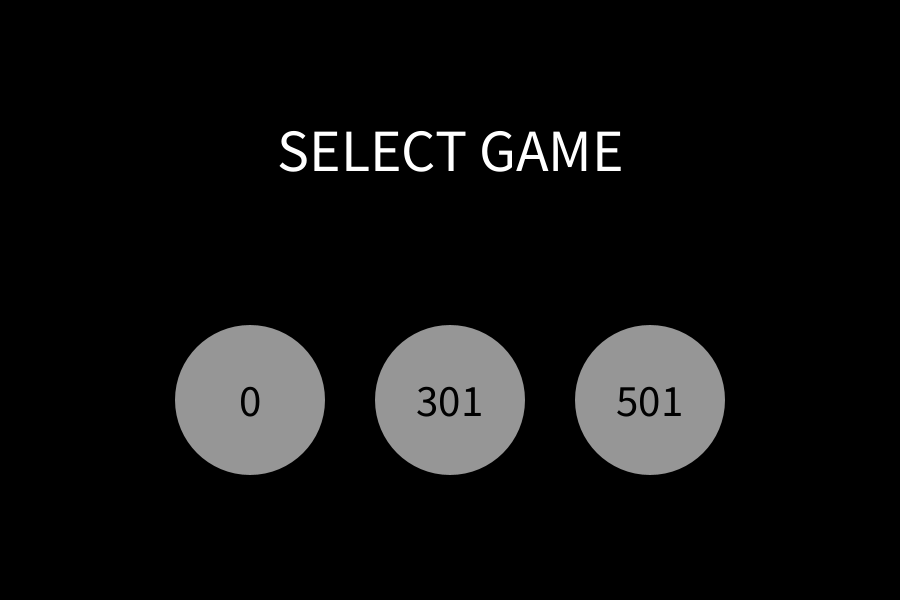
Frame 1 (no input)
Frame 60 (the mouse pressed at the canvas centre just before this capture): identical to frame 1, image omitted
Frame 120 (the mouse held since frame 60 and released just before this capture): identical to frame 1, image omitted

The Processing sketch that drew this single still picture (run headless with seeded random() and noise(); from frame 60 on, the mouse is pressed at the canvas centre):

// Processing sketch: simpleDartsCounter
// ── simpleDartsCounter.pde
// SimpleDartsCounter (ver1.0)
// © 2019 Yota Nakamura

import java.util.Arrays;

Mode mode;
SelectGame selectGame;
SelectPlayer selectPlayer;
SelectReturn selectReturn;
GameCU gameCU;
Game301 game301;
Game501 game501;
Editor editor;

boolean DEBUG_MODE = false;

enum Mode {
  SelectGame,
  SelectPlayer,
  SelectReturn,
  GameCU,
  Game301,
  Game501,
  Editor
}

void setup() {
  
  if (DEBUG_MODE) {
    println("<<Debug Mode>> setup");
  } else {
    println("<<Run Mode>> setup");
  }
  
  size(900, 600);
  textAlign(CENTER, CENTER);
  ellipseMode(CENTER);
  textSize(40);
  frameRate(60);
  noStroke();
  
  mode = Mode.SelectGame;
  selectGame = new SelectGame();
  
}

void draw() {
  
  if (DEBUG_MODE) {
    println("<<Debug Mode>> draw");
    
    testGame01();
    
    println("All tests passed!");
    exit();
  } else {
    println("<<Run Mode>> draw");
    
    background(0);
  
    switch (mode) {
      case SelectGame:
        selectGame.draw();
        break;
      case SelectPlayer:
        selectPlayer.draw();
        break;
      case SelectReturn:
        selectReturn.draw();
        break;
      case GameCU:
        gameCU.draw();
        break;
      case Game301:
        game301.draw();
        break;
      case Game501:
        game501.draw();
        break;
      case Editor:
        editor.draw();
        break;
      default:
        break;
    }
  }
  
  //println(mode);
  
}

// ── Button.pde
class Button {
  
  float x, y, size, nowSize;
  int number;
  color fillColor, textColor;
  Mode next;
  
  Button(float x, float y, float size, int number, color fillColor, color textColor, Mode next) {
    this.x = x;
    this.y = y;
    this.size = size;
    this.nowSize = size;
    this.number = number;
    this.fillColor = fillColor;
    this.textColor = textColor;
    this.next = next;
  }
  
  // ボタン上にマウスが乗っていればtrue(三平方の定理)
  boolean judgeMouse() {
    return pow(mouseX-x, 2) + pow(mouseY-y, 2) < pow(size/2, 2);
  }
  
  void toNext() {
    mode = next;
  }
  
  void draw() {
    fill(fillColor);
    // マウスカーソルが乗ると明るく大きくなり，離れると戻る
    // 押すと少し小さくなる（沈む）
    if (mousePressed) {
      if (judgeMouse()) {
        ellipse(x, y, nowSize*0.9, nowSize*0.9);
        fill(0, 100);
        ellipse(x, y, nowSize*0.9, nowSize*0.9);
      } else {
        fill(fillColor);
        ellipse(x, y, nowSize, nowSize);
      }
    } else {
      if (judgeMouse()) {
        if (nowSize < size+20) nowSize += 4;
        fill(255);
        ellipse(x, y, nowSize, nowSize);
      } else {
        if (size < nowSize) nowSize -= 4;
        ellipse(x, y, nowSize, nowSize);
      }
    }
    // ボタン名をボタンの中心に表示
    fill(textColor);
    text(number, x, y);
  }
  
}

// ── Editor.pde
class Editor {
  
  String[] inputScore;
  int nowIndex;
  int nowPlayer;
  int allPlayer;
  int winner;
  boolean isPlaying;
  boolean isUpdated;
  boolean isError;
  ArrayList<Integer> playerScores;
  
  Editor(int allPlayer) {
    inputScore = new String[] {"", "", ""};
    nowIndex = 0;
    nowPlayer = 0;
    this.allPlayer = allPlayer;
    isPlaying = true;
    isUpdated = false;
    playerScores = new ArrayList<Integer>();
    for (int i = 0; i < allPlayer; i++) playerScores.add(501);
  }
  
  void addNum(char num) {
    if (isUpdated) return;
    // エラー直後の修正では初めから入力
    if (isError) resetNum();
    // 4桁目は入力させない
    if (2 < nowIndex) return;
    // "0"から始まった時，"00"のように0を重複させない
    if (0 < nowIndex && inputScore[0].equals("0")) return;
    
    inputScore[nowIndex] = String.valueOf(num);
    if (nowIndex <= 2) nowIndex++;
  }
  
  void deleteNum() {
    if (isUpdated) return;
    if (0 < nowIndex) {
      inputScore[nowIndex-1] = "";
      nowIndex--;
    }
  }
  
  void resetNum() {
    inputScore = new String[] {"", "", ""};
    nowIndex = 0;
    isError = false;
  }
  
  boolean updateScore() {
    // スコア未入力の時
    if (inputScore[0].isEmpty()) {
      isError = true;
      return false;
    }
    // 現在のスコアから入力したスコアを引く
    ArrayList<Integer> nums = new ArrayList<Integer>();
    // スコア入力は1桁ごとのStringだったのでint型にする
    for (int i = 0; i <= 2; i++) {
      if (inputScore[i].isEmpty()) break; //<>//
      nums.add(parseInt(inputScore[i])); //<>//
    } //<>//
    // 一つの数字にする
    int roundScore; //<>//
    switch (nums.size()) { //<>//
      case 1:
        roundScore = nums.get(0);
        break;
      case 2:
        roundScore = nums.get(0)*10 + nums.get(1);
        break;
      case 3:
        roundScore = nums.get(0)*100 + nums.get(1)*10 + nums.get(2);
        break;
      default:
        return false;
    }
    // 3本で180点を超えることは不可能だからエラー
    if (180 < roundScore) {
      isError = true;
      return false;
    } else {
      isError = false;
      int newScore = playerScores.get(nowPlayer) - roundScore;
      if (newScore < 0) return true;
      playerScores.set(nowPlayer, newScore);
      if (newScore == 0) {
        winner = nowPlayer;
        isPlaying = false;
      }
      return true;
    }
  }
  
  void changePlayer() {
    if (nowPlayer+1 == allPlayer) {
      nowPlayer = 0;
    } else {
      nowPlayer++;
    }
  }
  
  void drawRoundScore() {
    String score = "";
    for (String s: inputScore) {
      if (s.isEmpty()) break;
      score += s;
    }
    // スコア未入力のとき「Score」と表示し，エラー時は赤表示
    if (score.isEmpty()) {
      if (isError) {
        fill(255, 0, 0);
        text("Score", width*(nowPlayer*2+1)/(allPlayer*2), 450);
      } else {
        if (!isPlaying) {
          fill(255, 255, 0);
          text("Winner", width*(nowPlayer*2+1)/(allPlayer*2), 450);
        } else {
          fill(100);
          text("Score", width*(nowPlayer*2+1)/(allPlayer*2), 450);
        }
      }
    } else {
      if (isError) {
        fill(255, 0, 0);
      } else {
        fill(255);
      }
      text(score, width*(nowPlayer*2+1)/(allPlayer*2), 450);
    }
  }
  
  void draw() {
    // 現在のプレイヤーの背景のみ緑で，入力したスコアを下部に表示
    // ゲーム終了時の勝者は赤
    if (isPlaying) {
      fill(0, 50, 0);
    } else {
      fill(100, 0, 0);
    }
    rect(nowPlayer*(width/allPlayer), 40, width/allPlayer, height-40);
    drawRoundScore();
    // 各プレイヤーの持ち点表示
    fill(255);
    for (int i = 0; i < allPlayer; i++) text(playerScores.get(i), width*(i*2+1)/(allPlayer*2), 300);
  }
}

// ── Game301.pde
class Game301 extends GameClass {
  
  ArrayList<Button> buttons;
  
  Game301(int player) {
    super(player, 10, 301, 50, "301");
    buttons = new ArrayList<Button>();
  }
  
  boolean isFinish() {
    return playerScores[nowPlayer] == 0 || (nowRound == allRound && nowPlayer+1 == allPlayer);
  }
  
  int judgeWinner() {
    int win = 0;
    for (int i = 1; i < playerScores.length; i++) {
      if (playerScores[i] < playerScores[winner]) win = i;
    }
    return win;
  }
  
  boolean isScoreUpdated() {
    setError(inputScore[0].isEmpty() || 181 <= convertToIntScore(inputScore));
    if (isError) return false;
    // Bustしないときだけ点数更新
    int roundScore = convertToIntScore(inputScore);
    if (!isBust(roundScore)) playerScores[nowPlayer] -= roundScore;
    return true;
  }
  
  void draw() {
    super.draw();
    for (Button b: buttons) b.draw();
  }
  
}

// ── Game501.pde
class Game501 extends GameClass {
  
  ArrayList<Button> buttons;
  
  Game501(int player) {
    super(player, 15, 501, 50, "501");
    buttons = new ArrayList<Button>();
  }
  
  boolean isFinish() {
    return playerScores[nowPlayer] == 0 || (nowRound == allRound && nowPlayer+1 == allPlayer);
  }
  
  int judgeWinner() {
    int win = 0;
    for (int i = 1; i < playerScores.length; i++) {
      if (playerScores[i] < playerScores[winner]) win = i;
    }
    return win;
  }
  
  boolean isScoreUpdated() {
    setError(inputScore[0].isEmpty() || 181 <= convertToIntScore(inputScore));
    if (isError) return false;
    // Bustしないときだけ点数更新
    int roundScore = convertToIntScore(inputScore);
    if (!isBust(roundScore)) playerScores[nowPlayer] -= roundScore;
    return true;
  }
  
  void draw() {
    super.draw();
    textSize(40);
    for (Button b: buttons) b.draw();
  }
  
}

// ── GameCU.pde
class GameCU extends GameClass {
  
  ArrayList<Button> buttons;
  
  GameCU(int player) {
    super(player, 8, 0, 50, "COUNT-UP");
    buttons = new ArrayList<Button>();
  }
  
  boolean isFinish() {
    return playerScores[nowPlayer] == 800 || nowRound == allRound;  // 本来は最終プレイヤーの8ラウンドが終了した時点
  }
  
  int judgeWinner() {
    return max(playerScores);
  }
  
  boolean isScoreUpdated() {
    setError(inputScore[0].isEmpty() || 181 <= convertToIntScore(inputScore));
    if (isError) return false;
    playerScores[nowPlayer] += convertToIntScore(inputScore);
    return true;
  }
  
  void draw() {
    super.draw();
    for (Button b: buttons) b.draw();
  }
  
}

// ── GameClass.pde
// ゲームを作成するときは，このクラスを継承する
abstract class GameClass {
  
  float topBarHeight;  // ゲーム名表示するトップバーの高さ
  String gameName;  // トップバーに表示するゲーム名
  
  int[] playerScores;  // 全プレイヤーの点数
  String[] inputScore;  // 入力された点数（各桁ずつ）
  int nowIndex;  // 入力欄の何桁目に入力するかを示すindex
  
  int nowPlayer;  // 点数入力ができるプレイヤーの番号
  int allPlayer;  // 全プレイヤーの人数
  int winner;  // ゲームに勝ったプレイヤーの番号
  
  int allRound;
  int nowRound;
  
  boolean isPlaying;  // ゲーム中か
  boolean isUpdated;  // スコア更新したか
  boolean isError;  // エラーが起きているか
  
  GameClass(int allPlayer, int allRound, int score, float topBarHeight, String gameName) {
    this.allPlayer = allPlayer;
    this.allRound = allRound;
    playerScores = new int[allPlayer];
    for (int i = 0; i < playerScores.length; i++) playerScores[i] = score;
    this.topBarHeight = topBarHeight;
    this.gameName = gameName;
    
    inputScore = new String[] {"", "", ""};
    nowIndex = 0;
    nowPlayer = 0;
    winner = 0;
    nowRound = 1;
    isPlaying = true;
    isUpdated = false;
  }
  
  // マウスクリックしたときに呼ばれ，カーソルが乗っているボタンがあれば返す
  Button selectingButton(ArrayList<Button> buttons) {
    for (Button b: buttons) {
      if (b.judgeMouse()) return b;
    }
    return null;
  }
  
  // 入力中，数字キーが押されたときに数字(String型)を追加する処理
  void addInput(String inputStr) {
    // エラー直後の修正では入力内容とエラーをリセット
    if (isError) resetInput();
    // 最大でも180点だから，4桁目は入力させない
    if (2 < nowIndex) return;
    // "0"から始まったら，以後"00"のように0を重複させない
    if (0 < nowIndex && inputScore[0].equals("0")) return;
    
    inputScore[nowIndex] = inputStr;
    nowIndex++;
  }
  
  // 入力中，BACKSPACEで1文字だけ消すときの処理
  void deleteInput() {
    if (0 < nowIndex) {
      inputScore[nowIndex-1] = "";
      nowIndex--;
    }
  }
  
  // プレイヤーが変わるときとエラーで入力し直すときに，入力していたスコアとエラーをリセット
  void resetInput() {
    inputScore = new String[] {"", "", ""};
    nowIndex = 0;
    isError = false;
  }
  
  // 各桁Stringで格納されているのを一つの整数値に変換(例: {"1","8","0"} -> 180)
  int convertToIntScore(String[] inputScore) {
    // 各桁intにしてArrayListに格納
    ArrayList<Integer> nums = new ArrayList<Integer>();
    for (int i = 0; i <= 2; i++) {
      if (inputScore[i].isEmpty()) break;
      nums.add(parseInt(inputScore[i]));
    }
    
    // 桁数に応じて，各桁に掛ける値を変える
    int score = 0;
    int numsSize = nums.size();
    for (int i = 0; i < numsSize; i++) {
      score += nums.get(i) * (int)pow(10, numsSize-(i+1));
    }
    return score;
  }
  
  // ENTERが押されたとき，入力されたスコアを使って更新
  void judgeScoreError() {
    // スコア未入力の時
    setError(inputScore[0].isEmpty() || 181 <= convertToIntScore(inputScore));
  }
  
  // Bustする点数か(01のみ呼び出せるようにする必要がある)
  boolean isBust(int roundScore) {
    int newScore = playerScores[nowPlayer] - roundScore;
    return newScore < 0;
  }
  
  // スコアの更新をし，更新できたか返す
  abstract boolean isScoreUpdated();
  
  // ゲームの終了条件を満たしているか
  abstract boolean isFinish();
  
  // ゲーム勝者の番号
  abstract int judgeWinner();
  
  // ゲーム終了時に呼ぶ
  void terminateGame() {
    winner = judgeWinner();
    isPlaying = false;
  }
  
  // エラー判定とエラー状態の更新
  void setError(boolean isError) {
    this.isError = isError;
  }
  
  void incrementRound() {
    nowRound++;
  }
  
  // プレイヤー交代時に呼ぶ
  void changePlayer() {
    if (isFinish()) {
      terminateGame();
      return;
    }
    if (nowPlayer == allPlayer-1) {
      nowPlayer = 0;
      incrementRound();
    } else {
      nowPlayer++;
    }
  }
  
  // 点数入力部分の描画
  void drawInputScore() {
    String score = "";
    for (String s: inputScore) {
      if (s.isEmpty()) break;
      score += s;
    }
    // スコア未入力時「Score」，勝者「Winner」表示
    if (score.isEmpty()) {
      // エラー時赤表示
      if (isError) {
        fill(255, 0, 0);
        text("Score", width*(nowPlayer*2+1)/(allPlayer*2), 450);
      } else {
        // ゲーム中は通常表示，終了時は勝者にWinner表示
        if (isPlaying) {
          fill(150);
          text("Score", width*(nowPlayer*2+1)/(allPlayer*2), 450);
        } else {
          fill(50);
          text("Winner", width*(winner*2+1)/(allPlayer*2), 450);
        }
      }
    } else {  // スコア入力中
      if (isError) {
        fill(255, 0, 0);
      } else {
        fill(150);
      }
      text(score, width*(nowPlayer*2+1)/(allPlayer*2), 450);
    }
  }
  
  // 各プレイヤーの持ち点表示
  void drawPlayerScore() {
    for (int i = 0; i < allPlayer; i++) {
      if (isPlaying) {
        if (i == nowPlayer) {
          fill(0);
        } else {
          fill(255);
        }
      } else {
        if (i == winner) {
          fill(0);
        } else {
          fill(255);
        }
      }
      text(playerScores[i], width*(i*2+1)/(allPlayer*2), 300);
    }
  }
  
  void drawPlayerBack() {
    // 現在のプレイヤーの背景のみ白で，入力したスコアを下部に表示
    // ゲーム終了時の勝者は緑
    if (isPlaying) {
      fill(255);
      rect(nowPlayer*(width/allPlayer), topBarHeight, width/allPlayer, height-topBarHeight);
    } else {
      fill(150, 255, 0);
      rect(winner*(width/allPlayer), topBarHeight, width/allPlayer, height-topBarHeight);
    }
  }
  
  void drawTopBar() {
    // トップバーの描画
    fill(50);
    rect(0, 0, width, topBarHeight);
    fill(255);
    text(gameName, width/2, topBarHeight/2);
    text("ROUND " + nowRound + "/" + allRound, 150, topBarHeight/2);
  }
  
  void draw() {
    drawTopBar();
    drawPlayerBack();
    drawPlayerScore();
    drawInputScore();
  }
  
}

// ── SelectClass.pde
abstract class SelectClass {
  
  SelectClass() {
  }
  
  Button selectingButton(ArrayList<Button> buttons) {
    for (Button b: buttons) {
      if (b.judgeMouse()) return b;
    }
    return null;
  }
  
  void draw() {
  }
  
}

// ── SelectGame.pde
class SelectGame extends SelectClass {
  
  ArrayList<Button> buttons;
  
  SelectGame() {
    super();
    buttons = new ArrayList<Button>();
    color fillColor = color(150);
    color textColor = color(0);
    buttons.add(new Button(250, 400, 150, 0, fillColor, textColor, Mode.GameCU));
    buttons.add(new Button(450, 400, 150, 301, fillColor, textColor, Mode.Game301));
    buttons.add(new Button(650, 400, 150, 501, fillColor, textColor, Mode.Game501));
  }
  
  void draw() {
    super.draw();
    fill(255);
    textSize(60);
    text("SELECT GAME", width/2, 150);
    textSize(45);
    for (Button b: buttons) b.draw();
  }
  
}

// ── SelectPlayer.pde
class SelectPlayer extends SelectClass {
  
  ArrayList<Button> buttons;
  Mode next;
  
  SelectPlayer(Mode next) {
    super();
    this.next = next;
    buttons = new ArrayList<Button>();
    color buttonColor = color(150);
    buttons.add(new Button(150, 400, 150, 1, buttonColor, color(0), next));
    buttons.add(new Button(350, 400, 150, 2, buttonColor, color(0), next));
    buttons.add(new Button(550, 400, 150, 3, buttonColor, color(0), next));
    buttons.add(new Button(750, 400, 150, 4, buttonColor, color(0), next));
  }
  
  void draw() {
    super.draw();
    fill(255);
    text("SELECT PLAYER", width/2, 150);
    for (Button b: buttons) b.draw();
  }
  
}

// ── SelectReturn.pde
class SelectReturn extends SelectClass {
  
  ArrayList<Button> buttons;
  
  SelectReturn() {
    super();
    buttons = new ArrayList<Button>();
    buttons.add(new Button(450, 400, 150, 0, color(0, 150, 0), color(255), Mode.SelectPlayer));
  }
  
  void draw() {
    super.draw();
    fill(255);
    text("SELECT RETURN", width/2, 150);
    for (Button b: buttons) b.draw();
  }
  
}

// ── Test.pde
void testGame01() {
  final int[] games = new int[] {301, 501};
  
  for (int game = 0; game < games.length; game++) {
    final int score = games[game];
    
    for (int gp = 1; gp <= 4; gp++) {
      println("----------------------------------------");
      
      // 変数初期化のテスト(Constructor(int))
      GameClass g;
      if (score == 301) {
        g = new Game301(gp);
      } else {
        g = new Game501(gp);
      }
      
      assert g.topBarHeight == 50 : "Error";
      assert g.gameName.equals(String.valueOf(score)) : "Error";
      assert g.playerScores.length == gp : "Error";
      for (int i: g.playerScores) assert i == score : "Error";
      assert g.inputScore.length == 3 : "Error";
      for (String s: g.inputScore) assert s.isEmpty() : "Error";
      assert g.nowIndex == 0 : "Error";
      assert g.nowPlayer == 0 : "Error";
      assert g.allPlayer == gp : "Error";
      assert g.winner == 0 : "Error";
      if (score == 301) {
        assert g.allRound == 10 : "Error";
      } else {
        assert g.allRound == 15 : "Error";
      }
      assert g.nowRound == 1 : "Error";
      assert g.isPlaying == true : "Error";
      assert g.isUpdated == false : "Error";
      assert g.isError == false : "Error";
      println("[Game301] Passed!: Constructor");
      
      // スコア変換のテスト(convertToIntScore(String[]) -> int)
      assert g.convertToIntScore(new String[] {"0", "", ""}) == 0 : "Error";
      assert g.convertToIntScore(new String[] {"1", "", ""}) == 1 : "Error";
      assert g.convertToIntScore(new String[] {"1", "8", ""}) == 18 : "Error";
      assert g.convertToIntScore(new String[] {"1", "8", "0"}) == 180 : "Error";
      assert g.convertToIntScore(new String[] {"1", "8", "1"}) == 181 : "Error";
      assert g.convertToIntScore(new String[] {"9", "9", "9"}) == 999 : "Error";
      println("[Game" + score + "] Passed!: convertToIntScore(String[]) -> int");
      
      // Bust判定関数のテスト(isBust(int) -> boolean)
      g.playerScores[0] = 150;
      assert g.isBust(151) == true : "Error";
      assert g.isBust(150) == false : "Error";
      println("[Game" + score + "] Passed!: isBust(int) -> boolean");
      
      // スコア反映のテスト(updateScore() -> boolean)
      g.playerScores[g.nowPlayer] = 150;
      g.deleteInput();
      g.inputScore = new String[] {"", "", ""};
      assert g.isScoreUpdated() == false : "Error";
      g.deleteInput();
      g.inputScore = new String[] {"1", "8", "1"};
      assert g.isScoreUpdated() == false : "Error";
      g.deleteInput();
      g.inputScore = new String[] {"1", "0", "0"};
      assert g.isScoreUpdated() == true : "Error";
      println("[Game" + score + "] Passed!: isScoreUpdated() -> boolean");
      
      // プレイヤー交代時に呼ぶ(changePlayer() -> void)
      int np = g.nowPlayer;
      if (g.allPlayer == 1 || np+1 == g.allPlayer) {
        g.changePlayer();
        assert g.nowPlayer == 0 : "Error";
      } else {
        g.changePlayer();
        assert np == g.nowPlayer-1 : "Error";
      }
      println("[Game" + score + "] Passed!: changePlayer() -> void");
      
      // 終了条件のテスト(isFinish() -> boolean)
      g.playerScores[g.nowPlayer] = 0;
      assert g.isFinish() == true : "Error";
      println("[Game" + score + "] Passed!: isFinish() -> boolean");
      
      // ゲームに勝ったプレイヤーの判定(judgeWinner() -> int)
      assert g.judgeWinner() == g.nowPlayer : "Error";
      println("[Game" + score + "] Passed!: judgeWinner() -> int");
      
      // ゲームに終了時の処理(terminateGame() -> void)
      g.terminateGame();
      assert g.isPlaying == false : "Error";
      println("[Game" + score + "] Passed!: terminateGame() -> void");
      
      // 数字入力(addInput(String) -> void)
      g.inputScore = new String[] {"", "", ""};
      g.addInput(String.valueOf('1'));
      assert Arrays.equals(g.inputScore, new String[] {"1", "", ""}) : "Error";
      g.addInput(String.valueOf('8'));
      assert Arrays.equals(g.inputScore, new String[] {"1", "8", ""}) : "Error";
      g.addInput(String.valueOf('0'));
      assert Arrays.equals(g.inputScore, new String[] {"1", "8", "0"}) : "Error";
      g.addInput(String.valueOf('9'));
      assert Arrays.equals(g.inputScore, new String[] {"1", "8", "0"}) : "Error";
      println("[Game" + score + "] Passed!: addInput(String) -> void");
      
      // 数字1文字消去(deleteInput() -> void)
      g.deleteInput();
      assert Arrays.equals(g.inputScore, new String[] {"1", "8", ""}) : "Error";
      g.deleteInput();
      assert Arrays.equals(g.inputScore, new String[] {"1", "", ""}) : "Error";
      g.deleteInput();
      assert Arrays.equals(g.inputScore, new String[] {"", "", ""}) : "Error";
      g.deleteInput();
      assert Arrays.equals(g.inputScore, new String[] {"", "", ""}) : "Error";
      println("[Game" + score + "] Passed!: deleteInput() -> void");
      
      // 数字1文字消去(resetInput() -> void)
      g.inputScore = new String[] {"1", "8", "0"};
      g.resetInput();
      assert Arrays.equals(g.inputScore, new String[] {"", "", ""}) : "Error";
      println("[Game" + score + "] Passed!: resetInput() -> void");
      
      // エラー修正時のテスト
      g.inputScore = new String[] {"1", "8", "1"};
      g.isScoreUpdated();
      assert g.isError == true : "Error";
      
      println("[Game" + score + "] Passed!: Case " + gp + " player(s)");;
    }
  }
}

// ── keyEvent.pde
void keyTyped() {
  switch (mode) {
    case Game301:
      if (game301.isPlaying) {
        switch (key) {
          case '0':
          case '1':
          case '2':
          case '3':
          case '4':
          case '5':
          case '6':
          case '7':
          case '8':
          case '9':
            game301.addInput(String.valueOf(key));
            break;
          case BACKSPACE:
            game301.deleteInput();
            break;
          case ENTER:
            if (game301.isScoreUpdated()) {
              game301.resetInput();
              game301.changePlayer();
            }
            break; //<>//
          default:
            break;
        }
      } else {
        if (key == ENTER) game301 = new Game301(game301.allPlayer);
      }
    case Game501:
      if (game501.isPlaying) {
        switch (key) {
          case '0':
          case '1':
          case '2':
          case '3':
          case '4':
          case '5':
          case '6':
          case '7':
          case '8':
          case '9':
            game501.addInput(String.valueOf(key));
            break;
          case BACKSPACE:
            game501.deleteInput();
            break;
          case ENTER:
            if (game501.isScoreUpdated()) {
              game501.resetInput();
              if (game501.isFinish()) {
                game501.terminateGame();
              } else {
                game501.changePlayer();
              }
            }
            break;
          default:
            break;
        }
      } else {
        if (key == ENTER) game501 = new Game501(game501.allPlayer);
      }
    default:
      break;
  }
}

void keyReleased() {
  if (mode == Mode.Game501) game501.isUpdated = false;
}

// ── mouseEvent.pde
void mousePressed() {
}

void mouseClicked() {
  
  Button selecting = null;
  switch (mode) {
    case SelectGame:
      selecting = selectGame.selectingButton(selectGame.buttons);
      // プレイヤー選択後のゲームモードを記憶しておく
      if (selecting != null) {
        selectPlayer = new SelectPlayer(selecting.next); //<>//
        mode = Mode.SelectPlayer; //<>//
      }
      break;
    case SelectPlayer:
      selecting = selectPlayer.selectingButton(selectPlayer.buttons);
      if (selecting != null) {
        switch (selecting.next) { //<>//
          case GameCU:
            gameCU = new GameCU(selecting.number);
            break;
          case Game301:
            game301 = new Game301(selecting.number); //<>//
            break;
          case Game501:
            game501 = new Game501(selecting.number); //<>//
            break; //<>//
          default:
            break;
        }
        selecting.toNext(); //<>//
      }
      break;
    case SelectReturn:
      selecting = selectReturn.selectingButton(selectReturn.buttons);
      if (selecting != null) selecting.toNext();
      break;
    case GameCU:
      selecting = selectPlayer.selectingButton(gameCU.buttons);
      if (selecting != null) selecting.toNext();
      break;
    case Game301:
      selecting = selectPlayer.selectingButton(game301.buttons);
      if (selecting != null) selecting.toNext();
      break;
    case Game501:
      selecting = selectPlayer.selectingButton(game501.buttons);
      if (selecting != null) selecting.toNext();
      break;
    default:
      break;
  }
  
}
